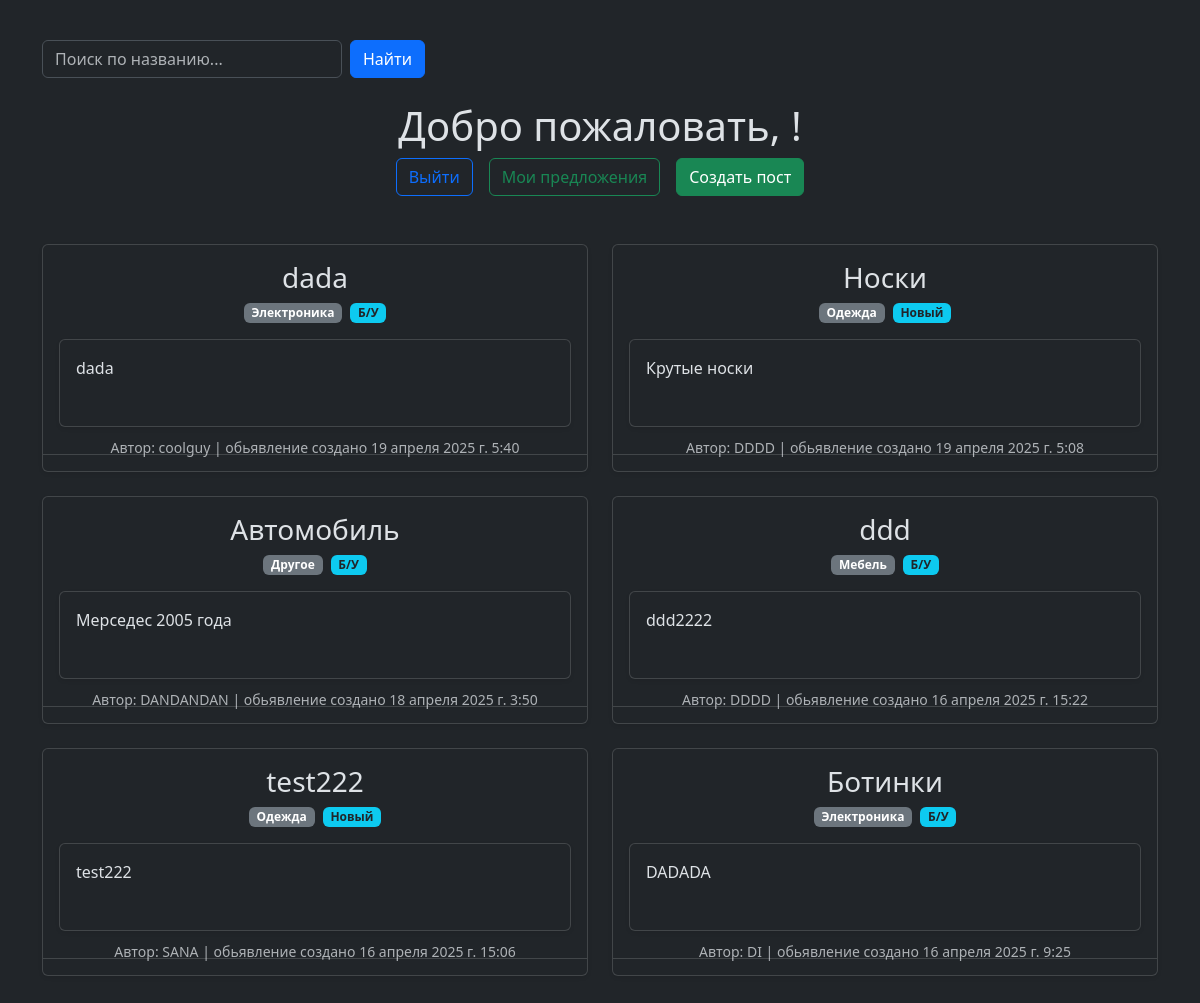
The app's page /search/ with its own data.
### accounts/models.py (models this page shows, shortened)
class Post(models.Model):
    CATEGORIES = [
        ('electronics', 'Электроника'),
        ('clothing', 'Одежда'),
        ('furniture', 'Мебель'),
        ('other', 'Другое'),
    ]
    CONDITIONS = [
        ('new', 'Новый'),
        ('used', 'Б/У'),
    ]
    title = models.CharField(max_length=180, verbose_name='Заголовок')
    description = models.TextField(verbose_name='Описание товара')
    category = models.CharField(
        max_length=20, choices=CATEGORIES, verbose_name='Категория')
    condition = models.CharField(
        max_length=20, choices=CONDITIONS, verbose_name='Состояние товара')
    created_at = models.DateTimeField(auto_now_add=True)
    author = models.ForeignKey(
        User, on_delete=models.CASCADE, related_name='posts')

### accounts/views.py (the view)
# urls.py: path('search/',views.searching,name='search')
def searching(request):
    search_query = request.GET.get('search', '')
    posts = Post.objects.all()
    if search_query:
        posts = posts.filter(Q(title__icontains=search_query.strip()) | Q(
            description__icontains=search_query.strip()))
    posts = posts.order_by('-created_at')
    context = {
        'posts': posts,
        'search_query': search_query,
    }
    return render(request, 'accounts/index.html', context)

### accounts/templates/accounts/index.html (shortened to what this page needs)
{% extends 'accounts/base.html' %}
{% load static %}
{% block content %}
    <div class="container mt-4 mb-4">
        <form method="get" action="{% url 'search' %}" class="d-flex align-items-center gap-2 mb-4">
            <input type="text" name="search" placeholder="Поиск по названию..."
                   value="{{ request.GET.search }}" class="form-control" style="max-width: 300px;">
            <button type="submit" class="btn btn-primary">Найти</button>
        </form>
    </div>
    <div class="welcome-container text-center mb-5">
        <h1>Добро пожаловать, {{ user.username }}!</h1>
        <div class="d-flex justify-content-center gap-3">
            <a href="{% url 'auth_logout' %}" class="btn btn-outline-primary">Выйти</a>
            <a href="{% url 'user_offers' %}" class="btn btn-outline-success">Мои предложения</a>
            <a href="{% url 'create_post' %}" class="btn btn-success">Создать пост</a>
        </div>
    </div>
    <div class="container">
        <div class="row justify-content-center">
            {% for post in posts %}
            <div class="col-md-8 col-lg-6 mb-4">
                <div class="card shadow-sm h-100">
                    <div class="card-body">
                        <h3 class="card-title text-center">{{ post.title }}</h3>
                        <div class="d-flex justify-content-center gap-2 mb-3">
                            <span class="badge bg-secondary">{{ post.get_category_display }}</span>
                            <span class="badge bg-info text-dark">{{ post.get_condition_display }}</span>
                        </div>
                        <div class="card shadow-sm h-50 p-3">
                            <p class="mb-0">{{ post.description }}</p>
                        </div>
                        <small class="text-muted d-block text-center" style="padding: 10px;">Автор: {{ post.author.username }} | обьявление создано {{ post.created_at }}</small>
                    </div>
                    <div class="card-footer bg-transparent text-center">
                    </div>
                </div>
            </div>
            {% endfor %}
        </div>
    </div>
{% endblock %}

### records on screen
Post: title "dada", category "Электроника", condition "Б/У", description "dada", author.username "coolguy", created_at "19 апреля 2025 г. 5:40"
Post: title "Носки", category "Одежда", condition "Новый", description "Крутые носки", author.username "DDDD", created_at "19 апреля 2025 г. 5:08"
Post: title "Автомобиль", category "Другое", condition "Б/У", description "Мерседес 2005 года", author.username "DANDANDAN", created_at "18 апреля 2025 г. 3:50"
Post: title "ddd", category "Мебель", condition "Б/У", description "ddd2222", author.username "DDDD", created_at "16 апреля 2025 г. 15:22"
Post: title "test222", category "Одежда", condition "Новый", description "test222", author.username "SANA", created_at "16 апреля 2025 г. 15:06"
Post: title "Ботинки", category "Электроника", condition "Б/У", description "DADADA", author.username "DI", created_at "16 апреля 2025 г. 9:25"
